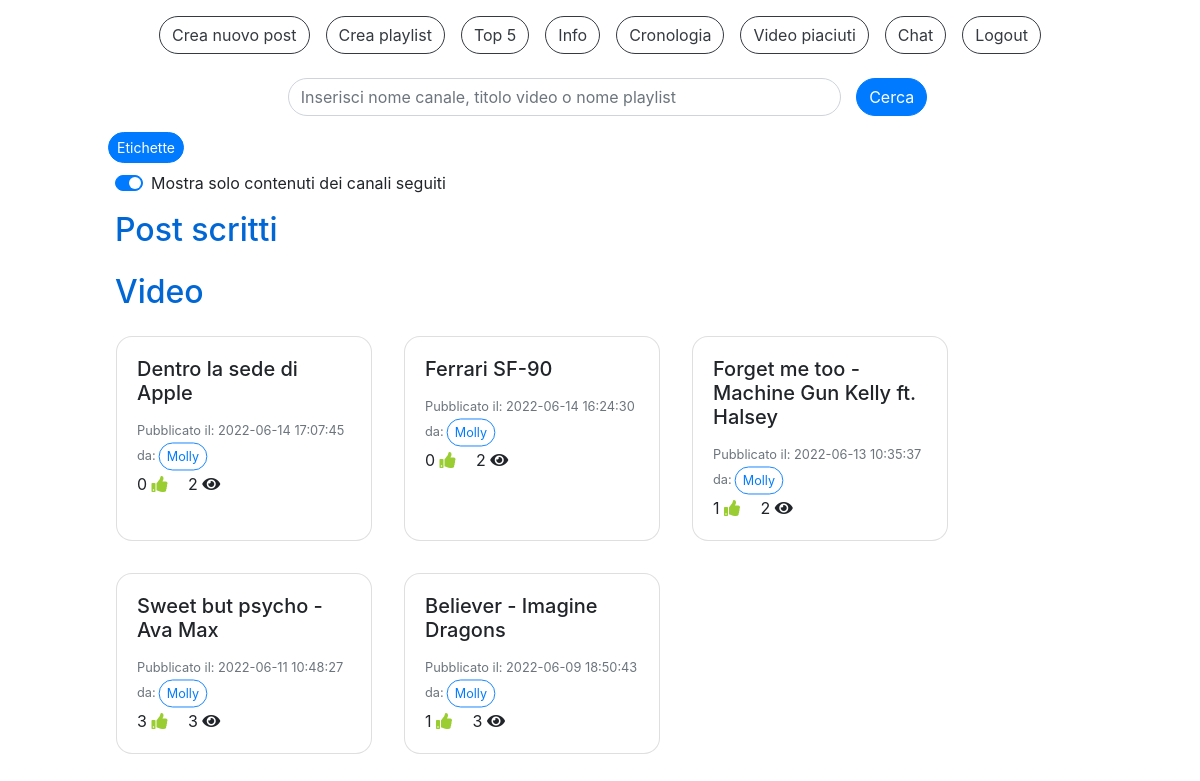
Screenshot of /home.php (signed in) with the database file from the repository.
### tables this page shows
CREATE TABLE `video` (
  `IdVideo` int(11) NOT NULL,
  `Titolo` varchar(100) NOT NULL,
  `SorgenteVideo` varchar(300) NOT NULL,
  `DataPubblicazione` datetime NOT NULL DEFAULT current_timestamp(),
  `NumeroLike` int(11) NOT NULL DEFAULT 0,
  `NumeroVisualizzazioni` int(11) NOT NULL DEFAULT 0,
  `IdAccount` int(11) NOT NULL
);

CREATE TABLE `accounts` (
  `IdAccount` int(11) NOT NULL,
  `Username` varchar(40) NOT NULL,
  `Mail` varchar(40) NOT NULL,
  `Password` varchar(100) NOT NULL,
  `Canale` tinyint(1) NOT NULL,
  `NumeroIscritti` int(11) DEFAULT NULL
);

### check_canale.php (called while the page is built, shortened)
<?php
  include("db.php");
  $sql="SELECT * FROM Accounts WHERE IdAccount=?";
  $query=$db->prepare($sql);
  $dati=array($_SESSION["loginID"]);
  $query->execute($dati);
  $ris=$query->fetchAll();
  foreach($ris as $row) {
    $canale=$row["Canale"];
  }
?>

### home.php (the view, shortened to what this page needs)
<!DOCTYPE html>
<html>
<head>
  <link rel="stylesheet" href="css/style.css">
  <link rel="stylesheet" href="css/custom_style.css">
</head>
<body>
  <?php
    include("db.php");
    include("check_canale.php");
  ?>
  <div class="container-fluid pt-3">
    <div class="row justify-content-center">
      <?php
        if($canale) {
          echo '<button type="button" class="btn btn-outline-dark mr-3" onclick="location.href=\'create_post.php\'">Crea nuovo post</button>';
        }
      ?>
      <button type="button" class="btn btn-outline-dark mr-3" onclick="location.href='creazionePlaylist.php'">Crea playlist</button>
      <button type="button" class="btn btn-outline-dark mr-3" onclick="location.href='top5.php'">Top 5</button>
      <button type="button" class="btn btn-outline-dark mr-3" onclick="location.href='info.php'">Info</button>
      <button type="button" class="btn btn-outline-dark mr-3" onclick="location.href='cronologia.php'">Cronologia</button>
      <button type="button" class="btn btn-outline-dark mr-3" onclick="location.href='video_piaciuti.php'">Video piaciuti</button>
      <button type="button" class="btn btn-outline-dark mr-3" onclick="location.href='chat.php'">Chat</button>
      <button type="button" class="btn btn-outline-dark" onclick="location.href='logout.php'">Logout</button>
    </div>
    <div class="row justify-content-center">
      <div id="homePosts" class="col-10">
        <form method="POST" class="mt-2" style="width: 100%" action="ricerca.php">
          <div class="row align-items-center justify-content-center">
            <div class="form-group col-7 mt-3">
              <input type="text" id="cerca" class="form-control" name="cerca" placeholder="Inserisci nome canale, titolo video o nome playlist" required>
            </div>
            <button id="bottoneCerca" class="btn btn-primary" value="">Cerca</button>
          </div>
        </form>
        <div class="row mb-2">
          <button id="etichette" class="btn btn-primary btn-sm ml-2" onclick="location.href='etichette.php'">Etichette</button>
        </div>
        <div class="custom-control custom-switch">
          <label class="custom-control-label" id="contentSwitchLabel" for="contentSwitch">Mostra solo contenuti dei canali seguiti</label>
        </div>
        <h2 class="titleText mt-3">Post scritti</h2>
        <h2 class="titleText mt-3">Video</h2>
        <?php
          $sql="SELECT * FROM Video v JOIN Accounts a ON v.IdAccount=a.IdAccount ORDER BY DataPubblicazione DESC LIMIT 12";
          $query=$db->prepare($sql);
          $query->execute();
          $ris=$query->fetchAll();
          foreach($ris as $row) {
            $sql="SELECT * FROM Video v, Visualizzazioni vis, Accounts a WHERE v.IdVideo=vis.IdVideo AND a.IdAccount=vis.IdAccount AND vis.IdAccount=? AND vis.IdVideo=?";
            $query=$db->prepare($sql);
            $dati=array($_SESSION["loginID"], $row["IdVideo"]);
            $query->execute($dati);
            $risVis=$query->fetchAll();
          }
        ?>
        <div id="postVideoSeguiti" class="row">
        <?php
          $sql="SELECT * FROM Video v, Accounts a, Iscrizioni i WHERE v.IdAccount=a.IdAccount AND a.IdAccount=i.IdCanale AND i.IdIscritto=? ORDER BY v.DataPubblicazione DESC LIMIT 12";
          $query=$db->prepare($sql);
          $dati=array($_SESSION["loginID"]);
          $query->execute($dati);
          $ris=$query->fetchAll();
          foreach($ris as $row) {
            $sql="SELECT * FROM Video v, Visualizzazioni vis, Accounts a WHERE v.IdVideo=vis.IdVideo AND a.IdAccount=vis.IdAccount AND vis.IdAccount=? AND vis.IdVideo=?";
            $query=$db->prepare($sql);
            $dati=array($_SESSION["loginID"], $row["IdVideo"]);
            $query->execute($dati);
            $risVis=$query->fetchAll();
            $tempoVis=-1;
            $creator=$row["Username"];
            foreach($risVis as $vis) {
              $tempoVis=$vis["TempoVisualizzazione"];
            }
            echo '<div class="card card-video m-3" style="width: 16rem;">
                    <div class="card-body card-video" onclick="cardOnClick(\''. $row["IdVideo"] .'\',\''. $row["Titolo"] .'\',\''. $row["SorgenteVideo"] .'\',\''. $tempoVis .'\',\''. $creator .'\')">
                      <h5 class="card-title card-video">'. $row["Titolo"] .'</h5>
                      <p class="card-text card-video">
                        <small class="text-muted">Pubblicato il: '. $row["DataPubblicazione"] .'<br>da:<button type="button" class="btn btn-outline-primary btn-sm mini">'. $creator .'</button></small><br>
                        '. $row["NumeroLike"] .' <i class="fa fa-thumbs-up mr-3"></i>
                        '. $row["NumeroVisualizzazioni"] .' <i class="fa fa-eye"></i>
                      </p>
                    </div>
                  </div>';
          }
        ?>
        </div>
      </div>
    </div>
  </div>
</body>
</html>

### css/custom_style.css (style rules this page uses)
* { transition: 0.4s; }
div, h2, p { cursor: default; }
.fa-thumbs-up { color: yellowgreen; }
body { height: 100vh; overflow: auto; }
.btn,.form-control,.custom-select { border-radius: 2rem; }
.mini { transform: scale(0.9); }
.card { border-radius: 1rem; }
.titleText { color: #0067d5; }

### rows the page displays
video: Titolo "Dentro la sede di Apple", DataPubblicazione "2022-06-14 17:07:45", IdAccount.Username "Molly", NumeroLike "0", NumeroVisualizzazioni "2"
video: Titolo "Ferrari SF-90", DataPubblicazione "2022-06-14 16:24:30", IdAccount.Username "Molly", NumeroLike "0", NumeroVisualizzazioni "2"
video: Titolo "Forget me too - Machine Gun Kelly ft. Halsey", DataPubblicazione "2022-06-13 10:35:37", IdAccount.Username "Molly", NumeroLike "1", NumeroVisualizzazioni "2"
video: Titolo "Sweet but psycho - Ava Max", DataPubblicazione "2022-06-11 10:48:27", IdAccount.Username "Molly", NumeroLike "3", NumeroVisualizzazioni "3"
video: Titolo "Believer - Imagine Dragons", DataPubblicazione "2022-06-09 18:50:43", IdAccount.Username "Molly", NumeroLike "1", NumeroVisualizzazioni "3"
